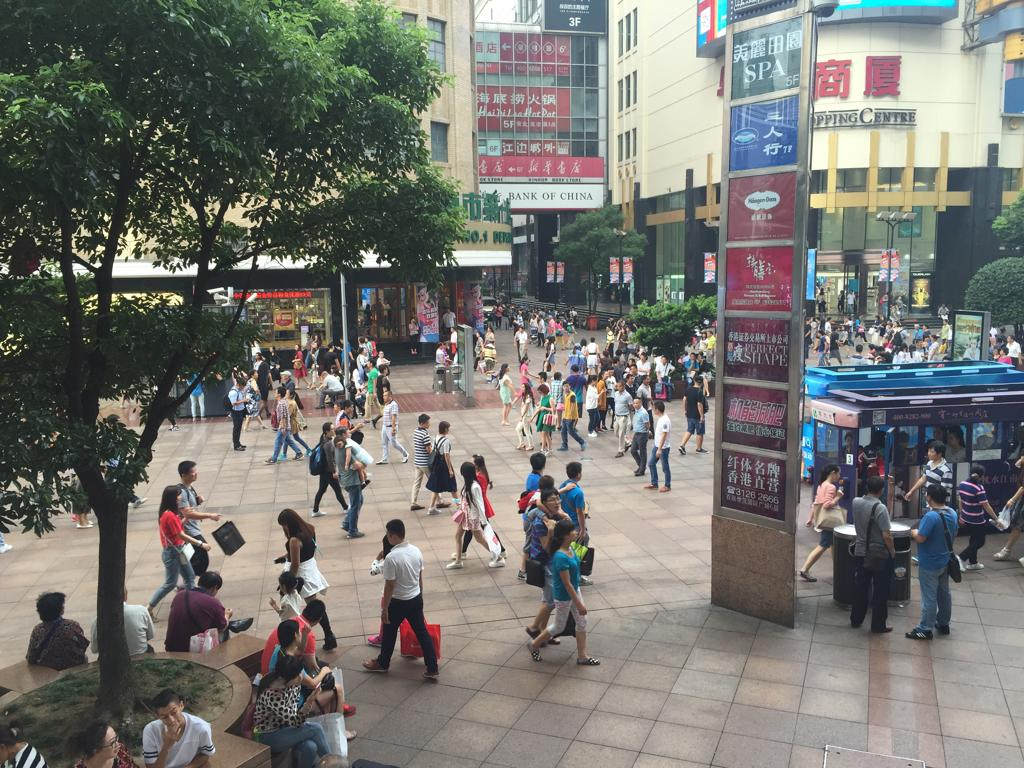
#> input picture Datasets/train_data/images/IMG_100.jpg, 1024 x 768 px, found by its file name; its folder holds 4 pictures in this run
$ python cctv_alert.py
#> lines starting #> are read from the running program, lines starting #| are printed output that depends on the picture
import cv2
import os

# Define paths
train_images_path = "D:\\repo-clone\\Datasets\\train_data\\images"
test_images_path = "D:\\repo-clone\\Datasets\\test_data\\images"

# Set the threshold for displaying images
threshold = 5  # Change this value as needed

# Initialize the HOG descriptor/person detector
hog = cv2.HOGDescriptor()
hog.setSVMDetector(cv2.HOGDescriptor_getDefaultPeopleDetector())

def load_images(images_path):
    images = []
    for image_file in os.listdir(images_path):
        if image_file.endswith('.jpg'):
            image = cv2.imread(os.path.join(images_path, image_file))
#> image is the input picture: shape (768, 1024, 3); mean B, G, R 113.1, 118.1, 118.4
            if image is not None:
                images.append(image)
            else:
                print(f"Warning: Could not read image {image_file}.")
        else:
            print(f"Skipping non-image file {image_file}")
    return images

def detect_and_count_people(images):
    counts = []
    for image in images:
        rects, _ = hog.detectMultiScale(image, winStride=(4, 4), padding=(8, 8), scale=1.05)
        counts.append(len(rects))  # Number of detected bounding boxes
    return counts

# Load training and testing data
train_images = load_images(train_images_path)
test_images = load_images(test_images_path)

# Detect and count people in the test images
predicted_counts = detect_and_count_people(test_images)

# Print results for the test images and display images if count exceeds the threshold
for i, count in enumerate(predicted_counts):
    print(f"Image {i + 1} detected {count} people.")
    if count > threshold:
        print(f"Displaying Image {i + 1} as it exceeds the threshold with {count} people detected.")
        image = test_images[i]
        rects, _ = hog.detectMultiScale(image, winStride=(4, 4), padding=(8, 8), scale=1.05)
        for (x, y, w, h) in rects:
            cv2.rectangle(image, (x, y), (x + w, y + h), (0, 255, 0), 2)
        cv2.imshow(f'Detection - Image {i + 1}', image)
        cv2.waitKey(0)
#> this loop made 4 passes
#> pass 1, `cv2.imshow(f'Detection - Image {i + 1}', image)`:
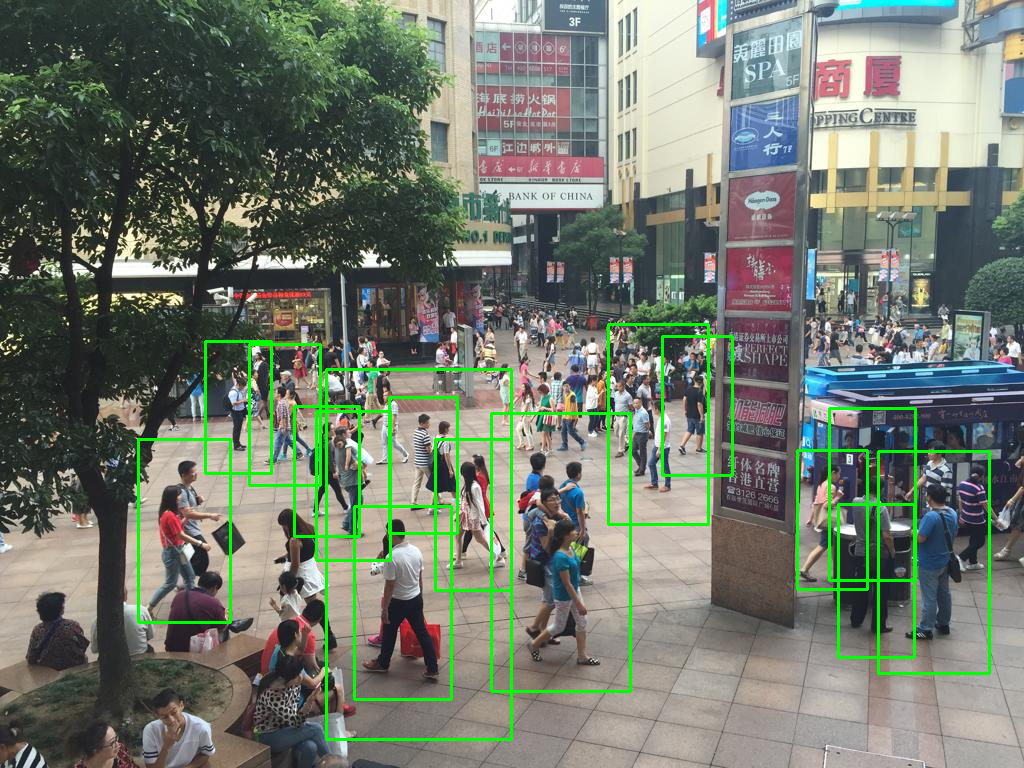
#> window 'Detection - Image 1': shape (768, 1024, 3); mean B, G, R 109.2, 122.1, 114.1
#> pass 2, `cv2.imshow(f'Detection - Image {i + 1}', image)`:
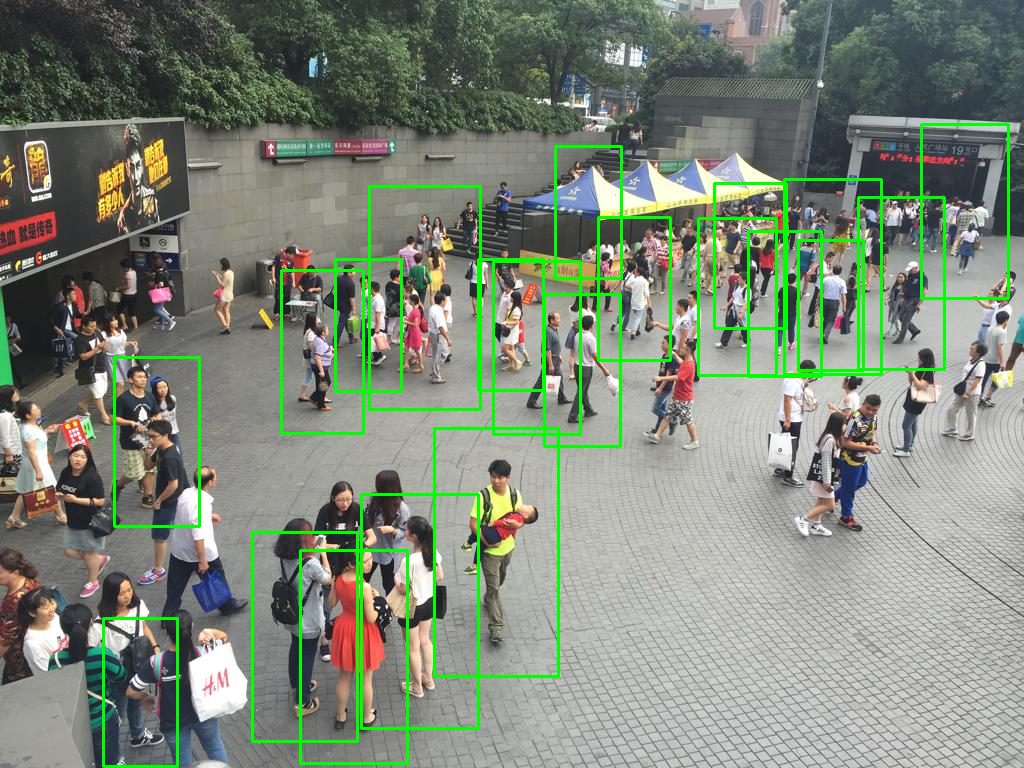
#> window 'Detection - Image 2': shape (768, 1024, 3); mean B, G, R 121.2, 136.1, 126.5
#> after the loop:
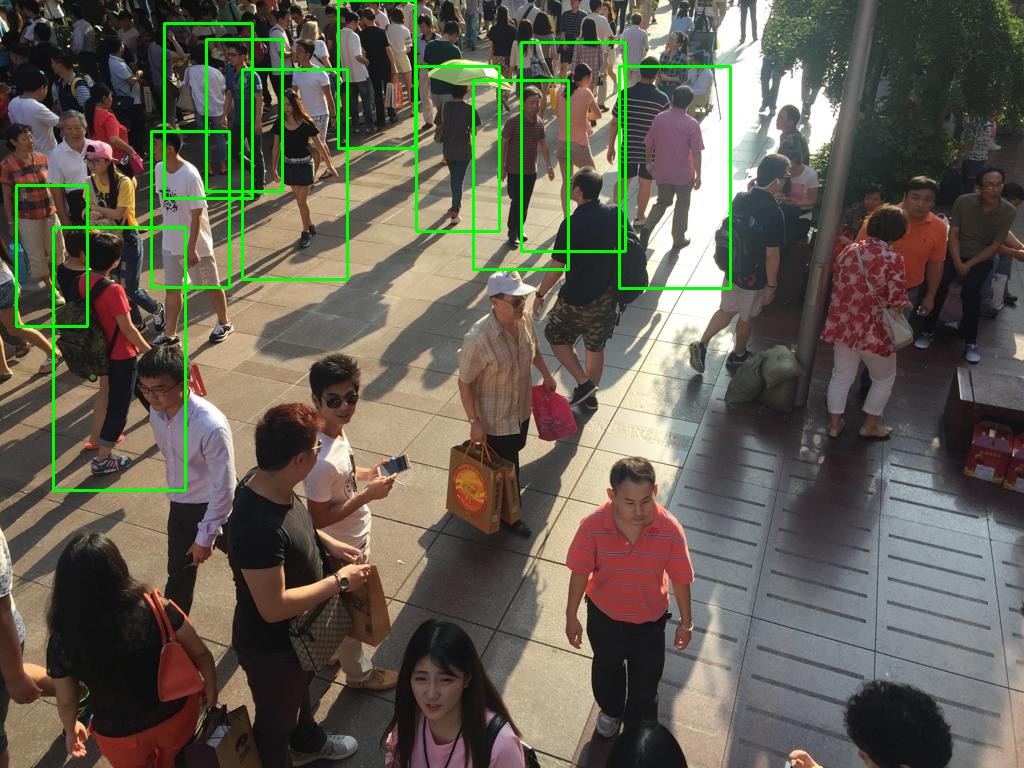
#> image: shape (768, 1024, 3); mean B, G, R 82.2, 94.3, 98.9

cv2.destroyAllWindows()
